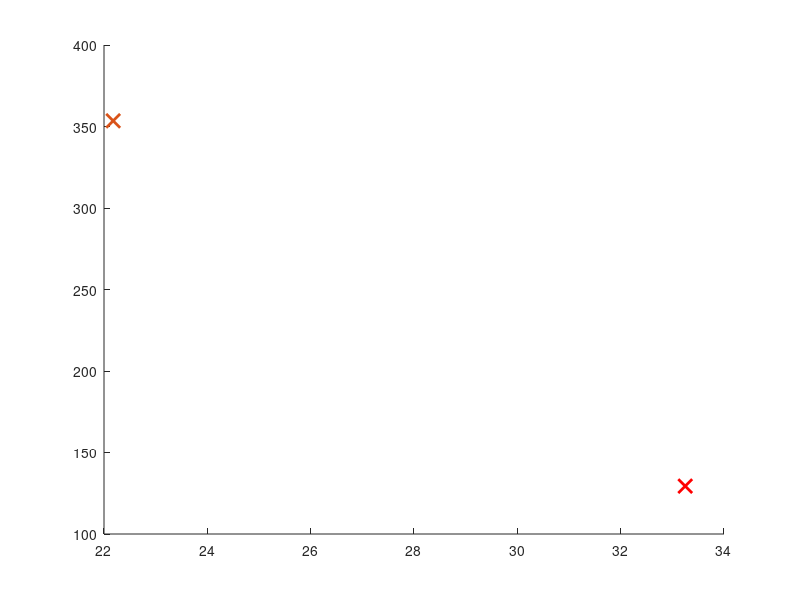

MATLAB code for this plot: (Note: this script raises an error after producing the figure.)
clc
clear
close all

% Weight & Balance Estimation for Transport Aircraft

% Variable Definitions:
mac=7.4;
A = 8.77; %- Wing aspect ratio (unitless)
Ah = 5.8; %- Horizontal tailplane aspect ratio (unitless)
Av = 2*1.6; %- Vertical tailplane aspect ratio (unitless)
Afc = 3887.9244; %- Cargo hold floor area (ft^2), set to 0 initially, replace with actual value
Bw = 213.2; %- Wing span (ft), set to 0 initially, replace with actual value
Bh = 51; % - Horizontal tailplane span (ft)
D = 20.8; %- Maximum fuselage diameter (ft), set to 0 initially, replace with actual value
Fw = 14.7638; %- Fuselage width at horizontal tail intersection (ft), set to 0, replace as needed
HtHv = 0; % - Location of horizontal tailplane on vertical tail (0 for fuselage-mounted, 1 for T-tail)
Kbuf = 5.68; %- Factor for range; 1.02 for short ranges, 5.68 for very long ranges
Kdoor = 1; %- Door factor, 1.0 if no cargo door, 1.06 for one side cargo door, 1.12 for aft clamshell
Klav = 1.11; %- Lavatory factor, 1.11 for long range, 0.31 for short range, 3.9 for business jets
KLg = 1.12; % - Landing gear factor, 1.12 if fuselage mounted, 1.0 otherwise
Kmp = 1; %- Kneeling main gear factor, 1.126 for kneeling gear, 1.0 otherwise
Kng = 1.017; %- Nacelle factor, 1.017 for pylon mounted nacelle, 1.0 otherwise
Knp = 1; %- Nose gear factor, 1.15 for kneeling nose gear, 1.0 otherwise
Kr = 1; %      - Engine factor, 1.133 for reciprocating engines, 1.0 otherwise
Ktp = 1; %- Turboprop factor, 0.793 for turboprop, 1.0 otherwise
Kuht = 1; %- Factor for all-moving tail, 1.143 for all-moving, 1.0 otherwise
L = 246.063; %- Fuselage structural length (ft), to be assigned
La = 404; %       - Electrical routing distance; generators to avionics to cockpit (ft)
Lec = 266; %        - Engine controls routing distance; engine to cockpit - total if multi-engine (ft)
Lf = 264.4357; %- Total fuselage length (ft)
Lht = 106.6; %    - Length from wing aerodynamic center to horizontal tail aerodynamic center (ft)
Lm = 160; %         - Main landing gear length (inches)
Ln = 120; %         - Nose landing gear length (inches)
Lvt = 103.6; %    - Length from wing aerodynamic center to vertical tail aerodynamic center (ft)
Ky = 0.238 * Lht; % - Aircraft pitching radius of gyration, approx. 0.3*Lht (ft)
Kz = Lvt; % - Aircraft yaw radius of gyration, approx. Lvt (ft)
Nc = 12; %       - Number of crew, typically set as required by the design
Nen = 4; %     - Number of engines
Nf = 5; %     - Number of control functions, typically 4-7
Ngear = 2.85; % - Gear load ratio, typically 2.7-3 for commercial aircraft
Ngen = 5; %    - Number of generators, typically equal to Nen
Nl = 1.5 * Ngear; %    - Ultimate landing gear load factor, typically 1.5*Ngear
NLt = 17.4; %- Nacelle length (ft)
Nm = 1; % - Number of mechanical functions performed by controls, usually 0-2
Nmss = 4; %       - Number of main gear shock struts
Nmw = 16; %     - Number of main wheels
Nnw = 2; %     - Number of nose wheels
Np = 516; % - Total number of persons onboard (crew + passengers)
Nseat = 516; %- Number of seats of given type
Nt = 5; % - Total number of fuel tanks
Nw = 6.9; % - Nacelle width (ft)
Nz = 1.5*2.5; %- Ultimate load factor, typically 1.5 * limit load factor
Rkva = 50; % - Electrical system rating, usually 40-60 kVA for transports
Scs = 540; %    - Total control surface area (ft^2)
Scsw = 530; %   - Area of wing-mounted control surfaces (ft^2)
Se = 100; %    - Elevator area (ft^2)
Sf = 37027; %- Fuselage wetted area (ft^2)
Sht = 1039.8; %     - Horizontal tailplane area (ft^2)
Sn = 650; %     - Nacelle wetted area (ft^2)
Sw = 5188.2; %- Reference wing area (ft^2)
Svt = 433.6; %      - Vertical tailplane area (ft^2)
tc_root = 0.14; %- Wing root thickness-to-chord ratio
tc_rootv = 0.12; %- Vertical tailplane root thickness-to-chord ratio
Vi = 59438.7; %- Integral fuel tank volume (gal)
Vp = 0; % - Self-sealing tank volume (gal)
Vpr = 150000; %     - Volume of pressurized sections (ft^3)
Vs = 231.6; %- Landing stall speed (ft/s)
Vt = Vi +Vp; %- Total volume of fuel tanks (gal)
WAPU = 500; %- Uninstalled APU weight (lb)
Wc = 0; % - Maximum cargo weight (lb)
Wdg = 779200; % - Design gross weight (lb)
Wen = 13552; %- Engine weight (lb)
Wenc = 19841.6; %- Weight of engine and contents (lb)
Wl = Wdg * 0.85; %- Landing design gross weight (lb)
Wseat = 13; %- Weight of single seat (lb)
Wuav = 1100; % - Uninstalled avionics weight, typically 800-1400 lb
lambda = 0.25; %- Wing taper ratio
Lambda = 0.464; %- Wing quarter chord sweep angle (radians)
Lambda_ht = 0.26; %- Horizontal tailplane quarter chord sweep (radians)
Lambda_vt = 0.26; %- Vertical tailplane quarter chord sweep (radians)
g = 32.18504;
Iy = Wdg * Ky ^ 2 / g; %- Pitching moment of inertia (lb*ft^2), approximated as Wo*Ky^2/g
Kws = 0.75 * ((1 + 2 * lambda) / (1 + lambda)) * Bw * tan(Lambda) / L; % - Wing sweep factor, calculated as 0.75 * [(1 + 2*lambda)/(1 + lambda)] * Bw * tan(Lambda) / L

% % Default values for unspecified variables (set to zero, modify as needed):
% A = 0; % Wing aspect ratio
% Ah = 0; % Horizontal tailplane aspect ratio
% Av = 0; % Vertical tailplane aspect ratio
% Bw = 0; % Wing span in ft
% D = 0; % Fuselage diameter in ft
% % ... Continue initializing all variables used in equations as above

% Begin Calculations
% 1. Aircraft Wing Weight
% Wdg = 0; % Design gross weight, replace with actual value
% Nz = 0; % Ultimate load factor, typically 1.5 * limit load factor
% Sw = 0; % Reference wing area, replace with actual value
% A = 0; % Aspect ratio of the wing
% lambda = 0; % Wing taper ratio
% Scsw = 0; % Area of wing-mounted control surfaces
% Lambda = 0; % Wing quarter chord sweep (radians)
% tc_root = 0; % Wing root thickness-to-chord ratio


% Equation for Wing Weight (Ww)
CGw = 35; % Wing CG location (m)
Zw = -1.83;
Ww = 1.05 * (0.78 * 0.0051 * (Wdg * Nz) ^ 0.557 * Sw ^ 0.649 * A ^ 0.5 * (1 + lambda) ^ 0.1 * ...
    Scsw ^ 0.1 )/ (cos(Lambda) * (tc_root) ^ 0.4); % Wing Weight
% Comment: Replace variables with actual values as needed.

% engine weight
CGeng = CGw - 0.7;
Zeng = -4.5;
W_engines = Nen * Wen;

% 2. Horizontal Tailplane Weight (Wht)
% Kuht = 1; % Factor for all-moving tail, typically 1.143 for all-moving, 1.0 otherwise
% Sht = 0; % Horizontal tailplane area in ft^2
% Ky = 0; % Aspect ratio of the horizontal tail
% Fw = 0; % Fuselage width at horizontal tail intersection
% Bh = 0; % Horizontal tailplane span in ft
% Lht = 0; % Length from wing aerodynamic center to horizontal tail aerodynamic center
% Lambda_ht = 0; % Horizontal tail quarter-chord sweep (radians)
CGht = 72.1;
Zht = 1.55;
Wht = 1.05 * 0.75 * 0.0379 * Kuht * Wdg ^ 0.639 * Nz ^ 0.1 * Sht ^ 0.75 * Ky ^ 0.704 * ...
    Ah ^ 0.166 * (1 + Se / Sht) ^ 0.1 / ((1 + Fw / Bh) ^ 0.25 * Lht * cos(Lambda_ht));
% Comment: Replace with actual values for Wht calculation.

% 3. Vertical Tailplane Weight (Wvt)
% HtHv = 0; % Location factor, 0.0 for fuselage mounted, 1.0 for T-tail
% Svt = 0; % Vertical tailplane area in ft^2
% Av = 0; % Vertical tailplane aspect ratio
% Lvt = 0; % Length from wing aerodynamic center to vertical tail aerodynamic center
% Lambda_vt = 0; % Vertical tail quarter-chord sweep (radians)
% tc_rootv = 0; % Vertical tail root thickness-to-chord ratio
CGvt = 71.1;
Zvt = 4.64;
Wvt = 1.05 * 0.75 * 0.0026 * (1 + HtHv) ^ 0.225 * Wdg ^ 0.556 * Nz ^ 0.536 * Svt ^ 0.5 * ...
    Kz ^ 0.875 * Av ^ 0.35 / (Lvt ^ 0.5 * cos(Lambda_vt) * (tc_rootv) ^ 0.5);
% Comment: Replace variables for accurate vertical tail weight estimation.

% Continue defining
% Continue defining remaining equations based on the document

% 4. Fuselage Weight (Wfus)
% Sf = 0; % Fuselage wetted area (ft^2)
% L_D = 0; % Lift-to-drag ratio, typically 10-20 for transport aircraft
CGfus = L * 0.435 / 3.281;
Zfus = 0;
Wfus = 1.05 * 0.85 * 0.3280 * Kdoor * KLg * (Wdg * Nz) ^ 0.5 * L ^ 0.25 * Sf ^ 0.302 * ...
    (1 + Kws) ^ 0.04 * (L/D) ^ 0.1;
% Comment: Replace variables with actual values for fuselage weight.

% 5. Main Landing Gear Weight (Wmlg)
% Lm = 0; % Main landing gear length (inches)
% Nmss = 0; % Number of main gear shock struts
% Nmw = 0; % Number of main wheels
% Vs = 0; % Landing stall speed (ft/s)
CGmlg = 43;
Zmlg = -6.33;
Wmlg = 1.05 * 0.88 * 0.0106 * Kmp * Wl ^ 0.888 * Nl ^ 0.25 * Lm ^ 0.4 *Nmw^0.321 * Vs ^ 0.1 / (Nmss ^ 0.5);
% Comment: Replace values for main landing gear weight.

% 6. Nose Landing Gear Weight (Wnlg)
% Ln = 0; % Nose landing gear length (inches)
% Nnw = 0; % Number of nose wheels
CGnlg = 7;
Znlg = -6.33;
Wnlg = 1.05 * 0.88 * 0.032 * Knp * Wl ^ 0.646 * Nl ^ 0.2 * Ln ^ 0.5 * Nnw ^ 0.45;
% Comment: Replace variables with actual values for nose landing gear weight.

% 7. Nacelle Weight (Winl)
% NLt = 0; % Nacelle length (ft)
% Nw = 0; % Nacelle width (ft)
% Wenc = 0; % Weight of engine and contents (lb)
% Sn = 0; % Nacelle wetted area (ft^2)
CGinl = CGw - 1.4;
Zinl = Zeng;
Winl = 1.05 * 0.85 * 0.6724 * Kng * NLt ^ 0.1 * Nw ^ 0.294 * Nz ^ 0.119 * Wenc ^ 0.611 *Nen^0.984* Sn ^ 0.224;
% Comment: Replace values for nacelle weight.

% 8. Engine Controls Weight (Wec)
% Lec = 0; % Engine control routing distance (ft)
CGec = CGeng;
Zec = Zeng;
Wec = 5 * Nen + 0.8 * Lec;
% Comment: Weight of engine controls; set Nen and Lec as needed.

% 9. Engine Starter Weight (Wes)
% Wen = 0; % Engine weight (lb)
CGes = CGeng;
Zes = Zeng;
Wes = 49.19 * (Nen * Wen / 1000) ^ 0.541;
% Comment: Engine starter weight; specify engine weight and number of engines.

% 10. Fuel System Weight (Wfs)
% Vt = 0; % Total volume of fuel tanks (gal)
% Nt = 0; % Number of fuel tanks
% Vp = 0; % Self-sealing tank volume (gal)
% Vi = 0; % Integral fuel tank volume (gal)
CGfs = CGeng + 0.1;
Zfs = -2.01;
Wfs = 2.405 * Vt ^ 0.606 * Nt ^ 0.5 * (1 + Vp / Vt) / (1 + Vi / Vt);
% Comment: Fuel system weight; define fuel volumes and tank counts.

% 11. Flight Controls Weight (Wfc)
% Scs = 0; % Total control surface area (ft^2)
% Iy = 0; % Pitching moment of inertia (lb*ft^2), usually ≈ Wdg * Ky^2 / g
% Nm = 0; % Number of mechanical functions performed by controls
CGfc = 50;
Zfc = -1;
Wfc = 145.9 * Nf ^ 0.554 * Scs ^ 0.2 * (Iy * 1e-6) ^ 0.07 / (1 + Nm / Nf);
% Comment: Flight controls weight; specify control surface area and inertia.

% 12. Installed APU Weight (WAPUinst)
% WAPU = 0; % Uninstalled APU weight (lb)
CGapu = 75;
Zapu = 1.34;
WAPUinst = 2.2 * WAPU;
% Comment: Installed APU weight; specify WAPU.

% 13. Instruments Weight (Winstr)
% Kr = 1; % Engine type factor, 1.133 for reciprocating engines, 1.0 otherwise
% Ktp = 1; % Turboprop factor, 0.793 for turboprop, 1.0 otherwise
CGinstr = 4;
Zinstr = 0;
Winstr = 4.509 * Kr * Ktp * Nc ^ 0.541 * Nen * (Lf + Bw) ^ 0.5;
% Comment: Instrument weight; define factors, number of crew, and dimensions.

% 14. Hydraulic System Weight (Whydr)
CGhydr = 50;
Zhydr = -1;
Whydr = 0.2673 * Nf * (Lf + Bw) ^ 0.937;
% Comment: Hydraulic system weight; replace Nf, Lf, Bw as needed.

% 15. Electrical System Weight (Wel)
% Rkva = 0; % System electrical rating (kVA)
CGel = 45;
Zel = -1;
Wel = 7.291 * Rkva ^ 0.782 * La ^ 0.346 * Ngen ^ 0.1;
% Comment: Electrical system weight; set electrical rating and routing distance.

% 16. Avionics Weight (Wav)
% Wuav = 0; % Uninstalled avionics weight, typically 800-1400 lb
CGav = 5;
Zav = 0;
Wav = 1.73 * Wuav ^ 0.983;
% Comment: Avionics weight; specify Wuav.

% 17. Furnishings Weight (Wfurn)
% Nseat = 0; % Number of seats
% Wseat = 0; % Weight of single seat, e.g., 60 lb for flight deck, 32 lb for passenger
% Klav = 0; % Lavatory factor
% Kbuf = 0; % Buffer factor for furnishings
CGfurn = CGfus;
Zfurn = 1;
Wfurn = 0.0577 * Nc ^ 0.1 * Wc ^ 0.393 * Sf ^ 0.75 + Nseat * Wseat + Klav * Np ^ 1.33 + Kbuf * Np ^ 1.12;
% Comment: Furnishings weight; define seating and comfort parameters.

% 18. Air-Conditioning Weight (Wac)
% Vpr = 0; % Volume of pressurized sections (ft^3)
CGac = CGfus;
Zac = 2.5;
Wac = 62.36 * Np ^ 0.25 * (Vpr * 1e-3) ^ 0.604 * Wuav ^ 0.1;
% Comment: Air-conditioning weight; specify volumes and number of persons.

% 19. Anti-Icing System Weight (Wai)
CGai = CGw - 1;
Zai = Zw;
Wai = 0.002 * Wdg;
% Comment: Anti-icing system weight; set Wdg.

% 20. Handling Gear Weight (Whg)
CGwhg = 0;
Whg_civilian = 0; % Civilian handling gear weight
% Afc = 0; % Cargo hold floor area (ft^2)
CGmil = 35;
Whg_military = 0; % Military handling gear weight

% add thrust reverser effects
W_engines = W_engines + 0.3 * Winl;

% Final output
% Display calculated weights for verification:
disp(['Wing Weight (Ww): ', num2str(Ww*0.453592)]);
disp(['Horizontal Tailplane Weight (Wht): ', num2str(Wht*0.453592)]);
disp(['Vertical Tailplane Weight (Wvt): ', num2str(Wvt*0.453592)]);
disp(['Fuselage Weight (Wfus): ', num2str(Wfus*0.453592)]);
disp(['Main Landing Gear Weight (Wmlg): ', num2str(Wmlg*0.453592)]);
disp(['Nose Landing Gear Weight (Wnlg): ', num2str(Wnlg*0.453592)]);
disp(['Nacelle Weight (Winl): ', num2str(Winl*0.453592)]);
disp(['Engine Controls Weight (Wec): ', num2str(Wec*0.453592)]);
disp(['Engine Starter Weight (Wes): ', num2str(Wes*0.453592)]);
disp(['Fuel System Weight (Wfs): ', num2str(Wfs*0.453592)]);
disp(['Flight Controls Weight (Wfc): ', num2str(Wfc*0.453592)]);
disp(['Installed APU Weight (WAPUinst): ', num2str(WAPUinst*0.453592)]);
disp(['Instruments Weight (Winstr): ', num2str(Winstr*0.453592)]);
disp(['Hydraulic System Weight (Whydr): ', num2str(Whydr*0.453592)]);
disp(['Electrical System Weight (Wel): ', num2str(Wel*0.453592)]);
disp(['Avionics Weight (Wav): ', num2str(Wav*0.453592)]);
disp(['Furnishings Weight (Wfurn): ', num2str(Wfurn*0.453592)]);
disp(['Air-Conditioning Weight (Wac): ', num2str(Wac*0.453592)]);
disp(['Anti-Icing System Weight (Wai): ', num2str(Wai*0.453592)]);
disp(['Civilian Handling Gear Weight (Whg_civilian): ', num2str(Whg_civilian*0.453592)]);
disp(['Military Handling Gear Weight (Whg_military): ', num2str(Whg_military*0.453592)]);
disp(['Engine Weight (W_engines): ', num2str(W_engines*0.453592)]);

% get total weight
Wtotal = Ww + Wht + Wvt + Wfus + Wmlg + Wnlg + Winl + Wec + Wes + Wfs + ...
    Wfc + WAPUinst + Winstr + Whydr + Wel + Wav + Wfurn + Wac + Wai + ...
    Whg_civilian + Whg_military + W_engines;

Wtotal_tons = Wtotal / 2204;
disp(Wtotal_tons)

disp(['Total Weight (empty): ', num2str(Wtotal_tons), ' tons']);

% get cg
CGtotal = (Ww * CGw + Wht * CGht + Wvt * CGvt + Wfus * CGfus + Wmlg * CGmlg + ...
    Wnlg * CGnlg + Winl * CGinl + Wec * CGec + Wes * CGes + Wfs * CGfs + ...
    Wfc * CGfc + WAPUinst * CGapu + Winstr * CGinstr + Whydr * CGhydr + ...
    Wel * CGel + Wav * CGav + Wfurn * CGfurn + Wac * CGac + Wai * CGai + ...
    Whg_civilian * CGwhg + Whg_military * CGmil + W_engines * CGeng) / Wtotal;

disp(['Total x_cg (empty): ', num2str(CGtotal), ' m']);

% get z center of gravity

ZCGtotal = (Ww * Zw + Wht * Zht + Wvt * Zvt + Wfus * Zfus + Wmlg * Zmlg + ...
    Wnlg * Znlg + Winl * Zinl + Wec * Zec + Wes * Zes + Wfs * Zfs + ...
    Wfc * Zfc + WAPUinst * Zapu + Winstr * Zinstr + Whydr * Zhydr + ...
    Wel * Zel + Wav * Zav + Wfurn * Zfurn + Wac * Zac + Wai * Zai) / Wtotal;

disp(['Total z_cg (empty): ', num2str(ZCGtotal), ' m']);

% add fuel, pax, luggage
Wfuel = 176; % tons
Wpax = 38.7; % tons
Wluggage = 9.42; % tons

Wtotal_full = Wtotal_tons + Wfuel + Wpax + Wluggage;
disp(['Total Weight (full): ', num2str(Wtotal_full), ' tons']);


% get cg
CGfuel = CGfs; % m
CGpax = CGfus; % m
CGluggage = CGfus; % m
Zfuel = Zfs;
Zpax = 0.5;
Zluggage = -0.5;


%==================== FUEL TANK DISTRIBUTION ==============================
CG_iwtank = CGw - 39.6 + 36.553; % inner wing tank xcg (m)
CG_ftank = CGw - 39.6 + 33.39 + 5; % fuselage tank xcg (m)
CG_owtank = CGw - 39.6 + 42.01; % outer wing tank xcg (m)
CG_trimtank = 73; % trim tank xcg (m)

W_iwtank = 55.5; % inner wing tank fuel mass (tons)
W_ftank = 44.2; % fuselage tank fuel mass (tons)
W_owtank = 76.4; % outer wing tank fuel mass (tons)
W_trimtank = 0; % trim tank fuel mass (tons)

CG_fore = (CG_iwtank * W_iwtank + CG_ftank * W_ftank) / (W_iwtank + W_ftank);
W_fore = (W_iwtank + W_ftank);

CGfuel = (CG_iwtank * W_iwtank + CG_ftank * W_ftank + CG_owtank *...
    W_owtank + CG_trimtank * W_trimtank) / (W_iwtank + W_ftank...
    + W_owtank + W_trimtank);

CG_fuelled_front = (Wtotal_tons * CGtotal + W_fore * CG_fore + Wpax...
    * CGpax + Wluggage * CGluggage) / (Wtotal_tons + W_fore + Wpax + Wluggage);

CG_fuelled_aft = (Wtotal_tons * CGtotal + W_owtank * CG_owtank + Wpax...
    * CGpax + Wluggage * CGluggage) / (Wtotal_tons + W_owtank + Wpax + Wluggage);

CGtotal_full = (Wtotal_tons * CGtotal + (Wfuel+W_trimtank) .* CGfuel + Wpax * CGpax...
    + Wluggage * CGluggage) ./ (Wtotal_full + W_trimtank);
disp(['Total CG (full): ', num2str(CGtotal_full), ' m']);

CGempty_trimtank = (Wtotal_tons * CGtotal + W_trimtank * CG_ftank)...
    / (Wtotal_tons + W_trimtank);

zCGtotal_full = (Wtotal_tons * ZCGtotal + Wfuel * Zfuel + Wpax * Zpax...
    + Wluggage * Zluggage) / (Wtotal_full + W_trimtank);
disp(['Total z_cg (full): ', num2str(zCGtotal_full), ' m']);

%plotting the CG envelope

%%cruise start
W_cruise_start= Wtotal_tons + 0.97*0.985*Wfuel + Wpax + Wluggage;
CG_cruise_start= (Wtotal_tons * CGtotal + 0.97*0.985*Wfuel * CGfuel + Wpax...
    * CGpax + Wluggage * CGluggage) / W_cruise_start;
disp(['Total CG (cruise start): ', num2str(CG_cruise_start), ' m']); %operational region

%%with passengers
W_owtank_remaining=  W_owtank - (Wfuel-( 0.97*0.985* Wfuel));
W_cruise_start_fore= Wtotal_tons + W_owtank_remaining + Wpax + Wluggage + W_trimtank + W_fore;
CG_cruise_start_fore= (Wtotal_tons * CGtotal + (W_owtank_remaining * CG_owtank) + W_iwtank * CG_iwtank +(W_ftank * CG_ftank) + Wpax * CGpax + Wluggage * CGluggage) / W_cruise_start_fore;
disp(['Total CG (cruise start fore): ', num2str(CG_cruise_start_fore), ' m']); %assuming asymmetric fuel burn

W_iwtank_remaining= W_iwtank - (Wfuel-(0.97*0.985* Wfuel));
W_cruise_start_aft = Wtotal_tons + Wpax + Wluggage + W_trimtank + W_iwtank_remaining + W_owtank + W_ftank;
CG_cruise_start_aft= (Wtotal_tons * CGtotal + W_iwtank_remaining*CG_iwtank + W_owtank * CG_owtank + W_ftank * CG_ftank + Wpax * CGpax + Wluggage * CGluggage) / W_cruise_start_aft;
disp(['Total CG (cruise start aft): ', num2str(CG_cruise_start_aft), ' m']); %assuming asymmetric fuel burn

%%without passengers
W_owtank_remaining=  W_owtank - (Wfuel-( 0.97*0.985* Wfuel));
W_cruise_start_fore_nopax= Wtotal_tons + W_owtank_remaining + W_trimtank + W_fore;
CG_cruise_start_fore_nopax= (Wtotal_tons * CGtotal + (W_owtank_remaining * CG_owtank) + W_iwtank * CG_iwtank +(W_ftank * CG_ftank) )/ W_cruise_start_fore_nopax;
disp(['Total CG (cruise start fore_nopax): ', num2str(CG_cruise_start_fore_nopax), ' m']); %assuming asymmetric fuel burn

W_iwtank_remaining= W_iwtank - (Wfuel-(0.97*0.985* Wfuel));
W_cruise_start_aft_nopax = Wtotal_tons + W_trimtank + W_iwtank_remaining + W_owtank + W_ftank;
CG_cruise_start_aft_nopax= (Wtotal_tons * CGtotal + W_iwtank_remaining*CG_iwtank + W_owtank * CG_owtank + W_ftank * CG_ftank) / W_cruise_start_aft_nopax;
disp(['Total CG (cruise start aft_nopax): ', num2str(CG_cruise_start_aft_nopax), ' m']); %assuming asymmetric fuel burn


%%End of cruise
W_cruise_end= Wtotal_tons + 0.97*0.985*0.6225*Wfuel + Wpax + Wluggage;
CG_cruise_end= (Wtotal_tons * CGtotal + 0.97*0.985*0.6225*Wfuel * CGfuel...
    + Wpax * CGpax + Wluggage * CGluggage) / W_cruise_end;
disp(['Total CG (cruise end): ', num2str(CG_cruise_end), ' m']);

%%with passengers
W_owtank_leftend= W_owtank - (Wfuel-(0.97*0.985*0.6225*Wfuel)); %all outerwing used up
W_cruise_end_fore= Wtotal_tons + W_owtank_leftend + Wpax + Wluggage+ W_trimtank +W_fore ;
CG_cruise_end_fore= (Wtotal_tons * CGtotal + W_owtank_leftend*CG_owtank + W_iwtank*CG_iwtank + W_ftank*CG_ftank + Wpax * CGpax + Wluggage * CGluggage) / W_cruise_end_fore;
disp(['Total CG (cruise end fore): ', num2str(CG_cruise_end_fore), ' m']);

W_iwtank_leftend= 0;
W_ftank_leftend = abs(W_iwtank - (Wfuel-(0.97*0.985*0.6225* Wfuel))) ;
W_cruise_end_aft = Wtotal_tons + Wpax + Wluggage + W_trimtank + W_iwtank_leftend + W_owtank + W_ftank_leftend;
CG_cruise_end_aft= (Wtotal_tons * CGtotal + W_iwtank_leftend*CG_iwtank + W_owtank * CG_owtank + W_ftank_leftend * CG_ftank + Wpax * CGpax + Wluggage * CGluggage) / W_cruise_end_aft;
disp(['Total CG (cruise end aft): ', num2str(CG_cruise_end_aft), ' m']); %assuming asymmetric fuel burn

%%without passengers
W_owtank_leftend_nopax= W_owtank - (Wfuel-(0.97*0.985*0.6225*Wfuel)); %all outerwing used up
W_cruise_end_fore_nopax= Wtotal_tons + W_owtank_leftend_nopax + W_trimtank +W_fore ;
CG_cruise_end_fore_nopax= (Wtotal_tons * CGtotal + W_owtank_leftend*CG_owtank + W_iwtank*CG_iwtank + W_ftank*CG_ftank) / W_cruise_end_fore_nopax;
disp(['Total CG (cruise end fore no pax): ', num2str(CG_cruise_end_fore_nopax), ' m']);

W_iwtank_leftend_nopax= 0;
W_ftank_leftend_nopax= abs(W_iwtank - (Wfuel-(0.97*0.985*0.6225* Wfuel))) ;
W_cruise_end_aft_nopax = Wtotal_tons + W_trimtank + W_iwtank_leftend_nopax + W_owtank + W_ftank_leftend_nopax;
CG_cruise_end_aft_nopax= (Wtotal_tons * CGtotal + W_iwtank_leftend_nopax*CG_iwtank + W_owtank * CG_owtank + W_ftank_leftend_nopax * CG_ftank) / W_cruise_end_aft_nopax;
disp(['Total CG (cruise end aft no pax): ', num2str(CG_cruise_end_aft_nopax), ' m']); %assuming asymmetric fuel burn

Wtotal_nofuel= Wtotal_tons + Wpax + Wluggage; 
disp(['Total Weight (no fuel): ', num2str(Wtotal_nofuel), ' tons']);
CGtotal_nofuel = (Wtotal_tons * CGtotal + Wpax * CGpax + Wluggage * CGluggage) / Wtotal_nofuel;
disp(['Total CG (no fuel): ', num2str(CGtotal_nofuel), ' m']);

%%LANDING 

W_landing = Wtotal_tons + (0.9700* 0.9850 *0.6225* 0.9900*0.9850* 0.9873*0.9844* 0.9900* 0.9950)*Wfuel + Wpax + Wluggage ;
CG_landing_design= (Wtotal_tons * CGtotal + 0.97*0.985*0.6225* 0.9900*0.9850* 0.9873*0.9844* 0.9900* 0.9950*Wfuel * CGfuel + Wpax...
    * CGpax + Wluggage * CGluggage) / W_landing;
disp(['CG landing: ', num2str(CG_landing_design), ' m']);

%%with passengers
W_owtank_remaining_landing=0;
W_iwtank_remaining_landing= abs(W_owtank - (Wfuel - (0.9700* 0.9850 *0.6225* 0.9900*0.9850* 0.9873*0.9844* 0.9900* 0.9950)*Wfuel)) ;
W_landing_fore= Wtotal_tons + W_owtank_remaining_landing + W_iwtank_remaining_landing + W_ftank + Wpax + Wluggage;
CG_landing_fore= (Wtotal_tons * CGtotal + W_owtank_remaining_landing*CG_owtank + W_iwtank_remaining_landing*CG_iwtank + W_ftank*CG_ftank + Wpax * CGpax + Wluggage * CGluggage) / W_landing_fore;
disp(['Total CG (landing fore): ', num2str(CG_landing_fore), ' m']);

W_iwtank_left_landing =0;
W_ftank_left_landing = abs(W_iwtank - (Wfuel - (0.9700* 0.9850 *0.6225* 0.9900*0.9850* 0.9873*0.9844* 0.9900* 0.9950)*Wfuel));
W_landing_aft= Wtotal_tons + W_owtank + W_iwtank_left_landing + W_ftank_left_landing + Wpax + Wluggage;
CG_landing_aft= (Wtotal_tons * CGtotal + W_owtank*CG_owtank + W_iwtank_left_landing*CG_iwtank + W_ftank_left_landing*CG_ftank + Wpax * CGpax + Wluggage * CGluggage) / W_landing_aft;
disp(['Total CG (landing aft): ', num2str(CG_landing_aft), ' m']);

%%without passengers
W_owtank_remaining_landing=0;
W_iwtank_remaining_landing= abs(W_owtank - (Wfuel - (0.9700* 0.9850 *0.6225* 0.9900*0.9850* 0.9873*0.9844* 0.9900* 0.9950)*Wfuel)) ;
W_landing_fore_nopax= Wtotal_tons + W_owtank_remaining_landing + W_iwtank_remaining_landing + W_ftank;
CG_landing_fore_nopax= (Wtotal_tons * CGtotal + W_owtank_remaining_landing*CG_owtank + W_iwtank_remaining_landing*CG_iwtank + W_ftank*CG_ftank) / W_landing_fore_nopax;
disp(['Total CG (landing fore no pax): ', num2str(CG_landing_fore_nopax), ' m']);

W_iwtank_left_landing =0;
W_ftank_left_landing = abs(W_iwtank - (Wfuel - (0.9700* 0.9850 *0.6225* 0.9900*0.9850* 0.9873*0.9844* 0.9900* 0.9950)*Wfuel));
W_landing_aft_nopax= Wtotal_tons + W_owtank + W_iwtank_left_landing + W_ftank_left_landing;
CG_landing_aft_nopax= (Wtotal_tons * CGtotal + W_owtank*CG_owtank + W_iwtank_left_landing*CG_iwtank + W_ftank_left_landing*CG_ftank) / W_landing_aft_nopax;
disp(['Total CG (landing aft no pax): ', num2str(CG_landing_aft_nopax), ' m']);

W_fuel_nopass= Wtotal_tons + Wfuel + W_trimtank;
CG_fuel_nopass = (Wtotal_tons * CGtotal + (Wfuel + W_trimtank) * CGfuel) / W_fuel_nopass;

% figure
% plot(W_trimtank, abs(CGfuel-CGtotal_nofuel), LineWidth=2)
% xlabel('trim tank mass (Kg)')
% ylabel('difference between cg with no fuel and cg full')

LE_mac = CGw - (1/4)*mac
figure
% Set marker size
marker_size = 100;
line_width = 2;

% Plot scatter points with unique bright colors
cruise_end_cg =[((CG_cruise_end_aft_nopax-LE_mac)/mac)*100,((CG_cruise_end_fore_nopax-LE_mac)/mac)*100,((CG_cruise_end_fore-LE_mac)/mac)*100, ((CG_cruise_end_aft-LE_mac)/mac)*100, ((CG_cruise_end_aft_nopax-LE_mac)/mac)*100];
weights_cruise_end = [ W_cruise_end_aft_nopax,W_cruise_end_fore_nopax,W_cruise_end_fore,   W_cruise_end_aft,  W_cruise_end_aft_nopax];

cruise_start_cg = [((CG_cruise_start_aft_nopax-LE_mac)/mac)*100, ((CG_cruise_start_fore_nopax-LE_mac)/mac)*100, ((CG_cruise_start_fore-LE_mac)/mac)*100, ((CG_cruise_start_aft-LE_mac)/mac)*100, ((CG_cruise_start_aft_nopax-LE_mac)/mac)*100]; 
weights_cruise_start= [W_cruise_start_aft_nopax, W_cruise_start_fore_nopax,  W_cruise_start_fore, W_cruise_start_aft,W_cruise_start_aft_nopax ];

overall_envelope_cg =[((CGtotal-LE_mac)/mac)*100, ((CG_cruise_end_fore-LE_mac)/mac)*100, ((CGtotal_full-LE_mac)/mac)*100, ((CG_cruise_end_aft_nopax-LE_mac)/mac)*100, ((CGtotal-LE_mac)/mac)*100];
weight_overall_envelope = [Wtotal_tons, W_cruise_end_fore, Wtotal_full, W_cruise_end_aft_nopax, Wtotal_tons];

x_positions_landing = [
    ((CG_landing_fore - LE_mac) / mac) * 100,        % Forward CG with passengers
    ((CG_landing_aft - LE_mac) / mac) * 100,        % Aft CG with passengers
    ((CG_landing_aft_nopax - LE_mac) / mac) * 100,  % Aft CG without passengers
    ((CG_landing_fore_nopax - LE_mac) / mac) * 100, % Forward CG without passengers
    ((CG_landing_fore - LE_mac) / mac) * 100        % Close the quadrilateral
];

y_weights_landing = [
    W_landing_fore,         % Weight at forward CG with passengers
    W_landing_aft,          % Weight at aft CG with passengers
    W_landing_aft_nopax,    % Weight at aft CG without passengers
    W_landing_fore_nopax,   % Weight at forward CG without passengers
    W_landing_fore          % Close the quadrilateral
];

% Define consistent colors for the connecting lines
color_cruise_start = [0.2, 0.5, 0.8]; % Example color for cruise start line
color_cruise_end = [0.3, 0.7, 0.3];   % Example color for cruise end line
color_landing = [0.9, 0.4, 0.1];      % Example color for landing line

figure
% Empty weight
scatter(((CGtotal-LE_mac)/mac)*100, Wtotal_tons, marker_size, 'r', 'x', 'LineWidth', line_width); % Empty weight
hold on;

% Fuel, no passengers
% scatter(((CG_fuel_nopass-LE_mac)/mac)*100, W_fuel_nopass, marker_size, 'g', 'x', 'LineWidth', line_width); % Fuel, no passengers %takeoff, no pax

% Full CG (fuel and passengers)
scatter(((CGtotal_full-LE_mac)/mac)*100, Wtotal_full, marker_size, "black", 'x', 'LineWidth', line_width); % Full CG, takeoff with passengers

% Aft and front CG limits
xline(((CG_cruise_end_aft_nopax-LE_mac)/mac)*100, '--', 'Aftmost CG ','LabelHorizontalAlignment', 'left', LineWidth=1.5); % Aft CG limit
xline(((CG_cruise_end_fore-LE_mac)/mac)*100, '--', 'Foremost CG ', LineWidth=1.5); % Front CG limit

% Cruise Start Points (matching line color)
scatter(((CG_cruise_start-LE_mac)/mac)*100, W_cruise_start, marker_size, color_cruise_start, 'x', 'LineWidth', line_width); % Cruise start
% scatter(((CG_cruise_start_fore-LE_mac)/mac)*100, W_cruise_start_fore, marker_size, color_cruise_start, 'x', 'LineWidth', line_width); % Cruise start forward
% scatter(((CG_cruise_start_fore_nopax-LE_mac)/mac)*100, W_cruise_start_fore_nopax, marker_size, color_cruise_start, 'x', 'LineWidth', line_width); % Cruise start forward, no pax
% scatter(((CG_cruise_start_aft-LE_mac)/mac)*100, W_cruise_start_aft, marker_size, color_cruise_start, 'x', 'LineWidth', line_width); % Cruise start aft
% scatter(((CG_cruise_start_aft_nopax-LE_mac)/mac)*100, W_cruise_start_aft_nopax, marker_size, color_cruise_start, 'x', 'LineWidth', line_width); % Cruise start aft, no pax
% plot(cruise_start_cg, weights_cruise_start,'color',color_cruise_start); % Cruise start connecting line

% Cruise End Points (matching line color)
scatter(((CG_cruise_end-LE_mac)/mac)*100, W_cruise_end, marker_size, "blue", '^', 'LineWidth', line_width); % Cruise end
scatter(((CG_cruise_end_fore-LE_mac)/mac)*100, W_cruise_end_fore, marker_size, color_cruise_end, '^', 'LineWidth', line_width); % Cruise end forward
% scatter(((CG_cruise_end_fore_nopax-LE_mac)/mac)*100, W_cruise_end_fore_nopax, marker_size, color_cruise_end, '^', 'LineWidth', line_width); % Cruise end forward, no pax
% scatter(((CG_cruise_end_aft-LE_mac)/mac)*100, W_cruise_end_aft, marker_size, color_cruise_end, '^', 'LineWidth', line_width); % Cruise end aft
scatter(((CG_cruise_end_aft_nopax-LE_mac)/mac)*100, W_cruise_end_aft_nopax, marker_size, "black", '^', 'LineWidth', line_width); % Cruise end aft, no pax
% plot(cruise_end_cg, weights_cruise_end, 'color',color_cruise_end'); % Cruise end connecting line

% Landing Points (matching line color)
% scatter(((CG_landing_fore - LE_mac) / mac) * 100, W_landing_fore, marker_size, color_landing, 's', 'LineWidth', line_width); % Landing fore with passengers
% scatter(((CG_landing_aft - LE_mac) / mac) * 100, W_landing_aft, marker_size, color_landing, 's', 'LineWidth', line_width); % Landing aft with passengers
% scatter(((CG_landing_fore_nopax - LE_mac) / mac) * 100, W_landing_fore_nopax, marker_size, color_landing, 's', 'LineWidth', line_width); % Landing fore without passengers
% scatter(((CG_landing_aft_nopax - LE_mac) / mac) * 100, W_landing_aft_nopax, marker_size, color_landing, 's', 'LineWidth', line_width); % Landing aft without passengers
scatter(((CG_landing_design - LE_mac) / mac) * 100, W_landing, marker_size, color_landing, 's', 'LineWidth', line_width);
% plot(x_positions_landing, y_weights_landing, 'color',color_landing'); % Landing connecting line

fill(overall_envelope_cg, weight_overall_envelope, 'cyan', 'FaceAlpha','0.1')

% Add weight lines
yline(Wtotal_full + W_trimtank, '--k', 'MTOW', 'LabelHorizontalAlignment','center', LineWidth=1.5); % Maximum takeoff weight
yline(Wtotal_tons, '--k', 'Empty Weight','LabelHorizontalAlignment','center', LineWidth=1.5); % Empty weight

xline(((CGtotal_full-LE_mac)/mac)*100, '--m', 'Operational condtions',LineWidth=1.5)
xline(((33.9- LE_mac)/mac)*100, '-r', 'Forward cg limit', LineWidth=2)
xline(((35.32- LE_mac)/mac)*100, '-r', 'Aft cg limit', LineWidth=2)

% Add legend
legend({
    'Empty weight', ...
    'Full CG (Fuel and Pax)', ...
    'Aftmost CG', ...
    'Foremost CG', ...
    'Cruise Start', ...
    'Cruise End', ...
    'Cruise End Forward', ...
    'Cruise End Aft (No Pax)', ...
    'Landing', 'CG envelope'...
    'MTOW (Max Takeoff Weight)', ...
    'Empty Weight', ...
    'Operational conditions', 'Forward cg limit', 'Aft cg limit'}, ...
    'Location', 'bestoutside');
grid on
ylabel('Mass (tonnes)')
xlabel('CG position (% MAC)')

% figure
% % scatter(((CGtotal-LE_mac)/mac)*100, Wtotal_tons,'cyan') %empty weight
% hold on
% scatter(CG_cruise_end, W_cruise_end, 'blue')
% scatter(CGtotal_nofuel, Wtotal_nofuel, 'red')
% scatter(CGtotal_full, Wtotal_full, 'magenta')
% legend("Cruise Start", "Cruise End", "0% Fuel", "100% Fuel")


% get Iyy using sum(Iyy) = sum(m * (x - x_cg)^2)
Iyy = Ww * (CGw - CGtotal)^2 + Wht * (CGht - CGtotal)^2 + Wvt * (CGvt - CGtotal)^2 + ...
    Wfus * (CGfus - CGtotal)^2 + Wmlg * (CGmlg - CGtotal)^2 + Wnlg * (CGnlg - CGtotal)^2 + ...
    Winl * (CGinl - CGtotal)^2 + Wec * (CGec - CGtotal)^2 + Wes * (CGes - CGtotal)^2 + ...
    Wfs * (CGfs - CGtotal)^2 + Wfc * (CGfc - CGtotal)^2 + WAPUinst * (CGapu - CGtotal)^2 + ...
    Winstr * (CGinstr - CGtotal)^2 + Whydr * (CGhydr - CGtotal)^2 + Wel * (CGel - CGtotal)^2 + ...
    Wav * (CGav - CGtotal)^2 + Wfurn * (CGfurn - CGtotal)^2 + Wac * (CGac - CGtotal)^2 + ...
    Wai * (CGai - CGtotal)^2 + Whg_civilian * (CGwhg - CGtotal)^2 + Whg_military * (CGmil - CGtotal)^2 + ...
    W_engines * (CGeng - CGtotal)^2 + Wfuel * (CGfuel - CGtotal_full)^2 + ...
    Wpax * (CGpax - CGtotal_full)^2 + Wluggage * (CGluggage - CGtotal_full)^2 + ...
    (1/(12 * 3.208^2)) * Wfus * (1.5 * D^2 + L^2);

% convert from lb*m^2 to kg*m^2
Iyy = Iyy * 0.453592;

disp(['Iyy: ', num2str(Iyy), ' kg*m^2']);

%get the data for the table

%%takeoff
%with passesngers

takeoff_fore = ((CGtotal_full-LE_mac)/mac)*100;
cruise_start_fore_pax = ((CG_cruise_start_fore-LE_mac)/mac)*100;
cruise_start_aft_pax= ((CG_cruise_start_aft-LE_mac)/mac)*100;
cruise_end_fore_pax = ((CG_cruise_end_fore-LE_mac)/mac)*100;
cruise_end_aft_pax = ((CG_cruise_end_aft-LE_mac)/mac)*100;
landing_fore = ((CG_landing_fore-LE_mac)/mac)*100;
landing_aft= ((CG_landing_aft-LE_mac)/mac)*100;

%without passengers

takeoff_fore_nopax = ((CG_fuel_nopass-LE_mac)/mac)*100;
cruise_start_fore_nopax = ((CG_cruise_start_fore_nopax-LE_mac)/mac)*100;
cruise_start_aft_nopax= ((CG_cruise_start_aft_nopax-LE_mac)/mac)*100;
cruise_end_fore_nopax = ((CG_cruise_end_fore_nopax-LE_mac)/mac)*100;
cruise_end_aft_nopax = ((CG_cruise_end_aft_nopax-LE_mac)/mac)*100;
landing_fore_nopax = ((CG_landing_fore_nopax-LE_mac)/mac)*100;
landing_aft_nopax= ((CG_landing_aft_nopax-LE_mac)/mac)*100;

%% 
% % Constants and aircraft configuration
% empty_weight_CG = CGtotal; % CG position of the empty aircraft (meters)
% empty_weight = Wtotal_tons; % Empty operating weight of the aircraft (tons)
% 
% % Fuel tank properties
% tank_data = {
%     % Tank Name      Position_CG (m)   Max_Fuel_Weight (tons)
%     'Owtank     ',   CG_owtank,        W_owtank; 
%     'Innerwing',   CG_iwtank,            W_iwtank; 
%     'Center Tank',   CG_ftank,             W_ftank ; 
% };
% 
% % Extract data for calculations
% tank_positions = cell2mat(tank_data(:, 2)); % Tank CG positions
% tank_capacities = cell2mat(tank_data(:, 3)); % Tank max fuel weights
% total_fuel_capacity = sum(tank_capacities)*0.97*0.985; % Total fuel capacity
% 
% % Initialize outputs for foremost and aftmost CG calculations
% foremost_CG = []; % Forward CG limit
% aftmost_CG = []; % Aft CG limit
% 
% % Loop through symmetric fuel burn scenarios
% fuel_burn_percentages = linspace(0, 1, 50); % From full fuel (0%) to empty (100%)
% for i = 1:length(fuel_burn_percentages)
%     fuel_fraction = 1 - fuel_burn_percentages(i); % Remaining fuel fraction
% 
%     % Symmetric fuel burn: Reduce fuel evenly across all tanks
%     fuel_weights = fuel_fraction * tank_capacities;
% 
%     % Calculate total weight and CG
%     total_weight = empty_weight + sum(fuel_weights); % Aircraft weight (tons)
%     weighted_CG = (empty_weight_CG * empty_weight + sum(fuel_weights .* tank_positions)) / total_weight; % CG position (meters)
% 
%     % Append CG for current fuel distribution
%     foremost_CG = [foremost_CG, weighted_CG]; % Foremost CG progression
%     aftmost_CG = [aftmost_CG, weighted_CG]; % Aftmost CG progression
% end
% 
% % Find extreme CG positions
% foremost_CG_position = min(foremost_CG); % Foremost CG (smallest CG value)
% aftmost_CG_position = max(aftmost_CG); % Aftmost CG (largest CG value)
% 
% % Convert CG positions to % MAC
% foremost_CG_percent_MAC = ((foremost_CG_position - LE_mac) / mac) * 100;
% aftmost_CG_percent_MAC = ((aftmost_CG_position - LE_mac) /mac) * 100;
% 
% % Display results
% disp(['Foremost CG: ', num2str(foremost_CG_percent_MAC), '% MAC']);
% disp(['Aftmost CG: ', num2str(aftmost_CG_percent_MAC), '% MAC']);
% 
% % Plot CG variation over fuel burn
% figure;
% plot(fuel_burn_percentages * 100, ((foremost_CG - LE_mac) / mac) * 100, 'b', 'LineWidth', 2);
% hold on;
% plot(fuel_burn_percentages * 100, ((aftmost_CG - LE_mac) / mac) * 100, 'r', 'LineWidth', 2);
% xlabel('Fuel Burn Percentage (%)');
% ylabel('CG Position (% MAC)');
% title('CG Position vs. Fuel Burn');
% legend('Foremost CG', 'Aftmost CG');
% grid on;
% hold off;
% 
% 
